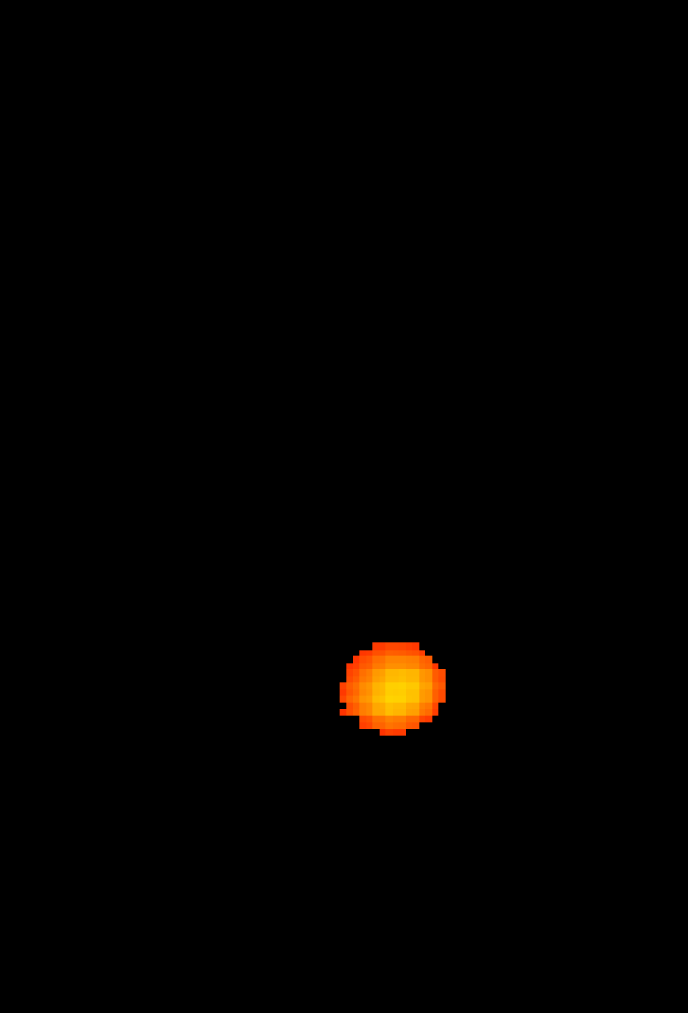
#> input picture ImageProcessing PaxeraHealth/image.png, 2063 x 3039 px (shown at 1/3 size)
$ python paxera.py
#> lines starting #> are read from the running program, lines starting #| are printed output that depends on the picture
import cv2
import numpy as np
import matplotlib.pyplot as plt
from PIL import ImageFilter, Image
import PIL


import numpy as np
#img = cv2.imread('C:\\Users\\M.Essam\\Desktop\\Heatmaps1\\30690\\ben_rcc.png')
from matplotlib import cm

import scipy.fftpack as fp
import scipy.signal as signal


#im = rgb2gray(imread('C:\\Users\\M.Essam\\Desktop\\Heatmaps1\\30690\\ben_lmlo.png'))

def trying(img):
    # Reading the input image
    #img = cv2.imread('C:\\Users\\M.Essam\\Desktop\\Heatmaps\\32353\\mal_lcc.png', 0)

    # Taking a matrix of size 5 as the kernel
    kernel = np.ones((150, 150), np.uint8)

    # The first parameter is the original image,
    # kernel is the matrix with which image is
    # convolved and third parameter is the number
    # of iterations, which will determine how much
    # you want to erode/dilate a given image.
    img_dilation = cv2.dilate(img, kernel, iterations=10)
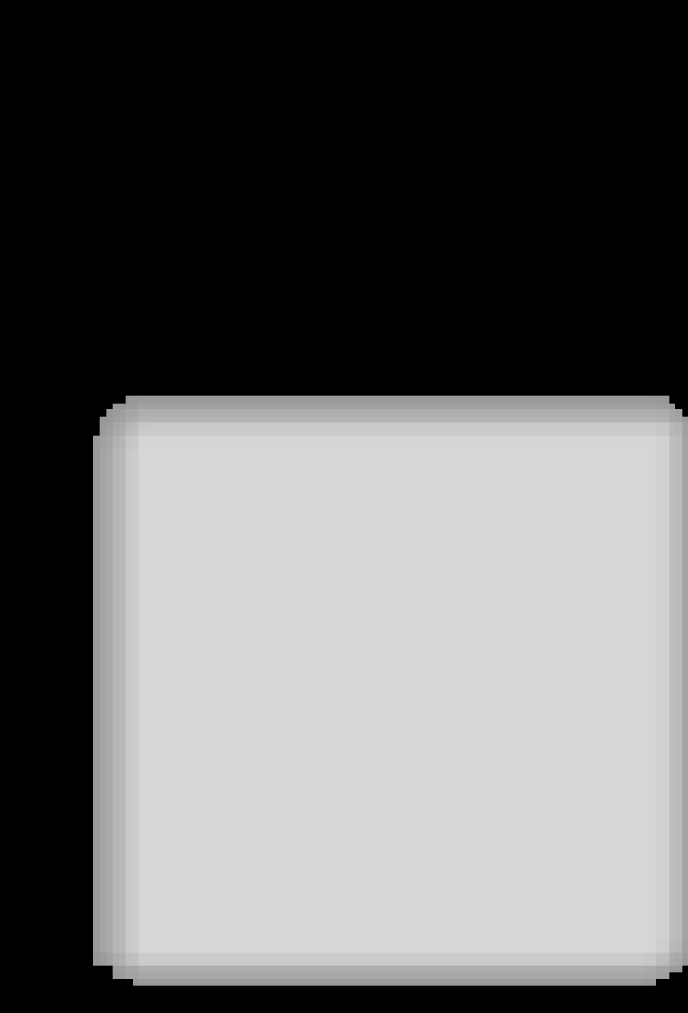
#> img_dilation: shape (3039, 2063) (shown at 1/3 size); min 0, max 215, mean 103.8
    img_erosion = cv2.erode(img_dilation, kernel, iterations=10)
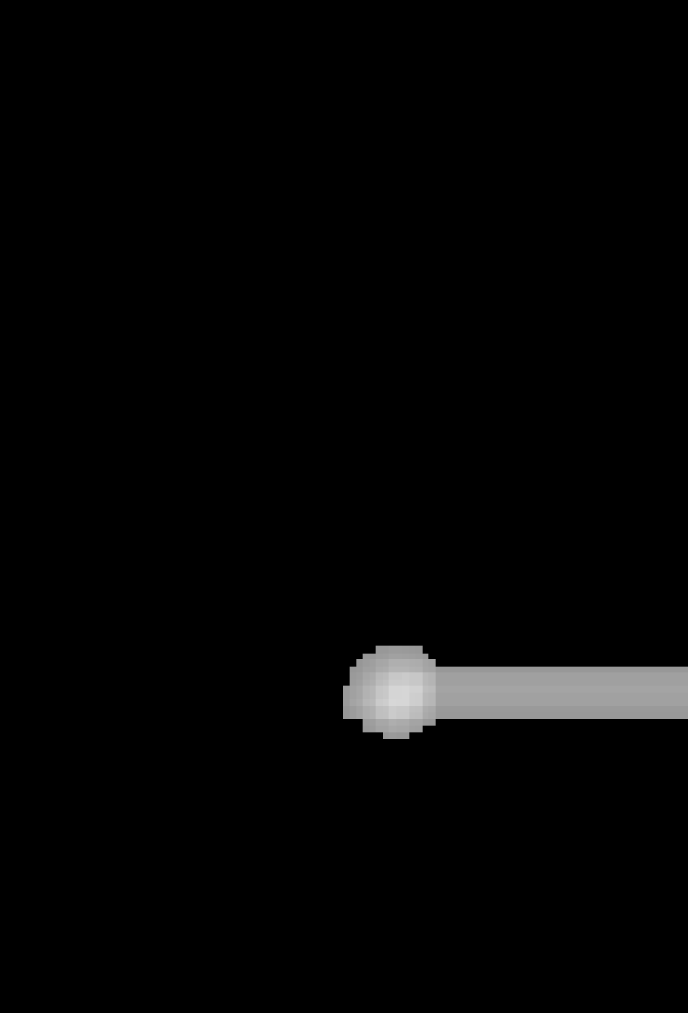
#> img_erosion: shape (3039, 2063) (shown at 1/3 size); min 0, max 215, mean 4.8


    return img_erosion


plt.figure()
plt.subplot(321)

img = cv2.imread('image.png', 0)
plt.imshow(img)

erosion = trying(img)
plt.subplot(322)
plt.imshow(erosion)
img = PIL.Image.fromarray(erosion)

#img = Image.open("image.png")

img = img.convert( "RGBA" )
#> img: PIL image 2063x3039 RGBA
img=img.filter(ImageFilter.BLUR)
img=img.filter(ImageFilter.SHARPEN)

img=img.filter(ImageFilter.SMOOTH_MORE)
img = img.filter(ImageFilter.EDGE_ENHANCE_MORE)
img = np.array(img)


plt.subplot(323)
plt.imshow(img)
plt.show()
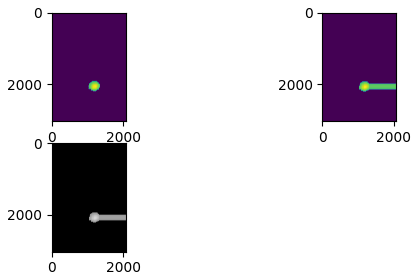
#> figure drawn by matplotlib, 3 panels

$ run again, with ImageProcessing PaxeraHealth/Heatmaps1/30690/ben_rcc.png copied over ImageProcessing PaxeraHealth/image.png
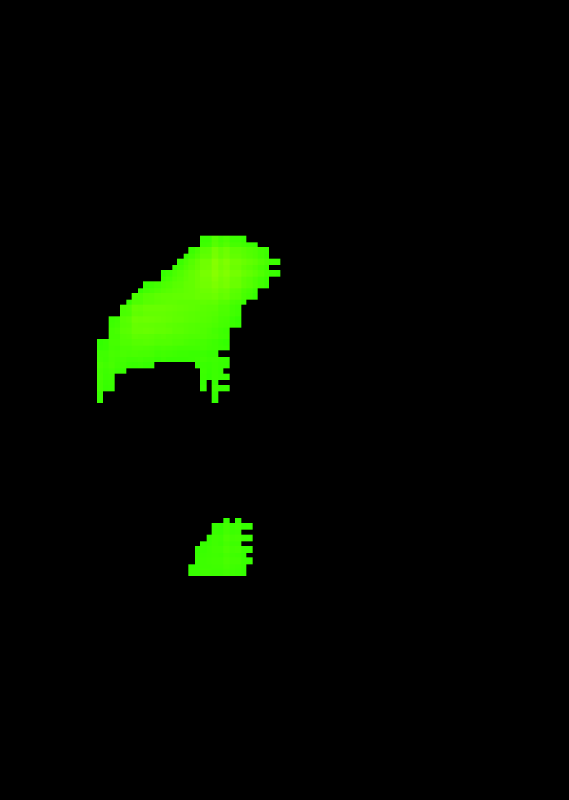
#> input picture ImageProcessing PaxeraHealth/Heatmaps1/30690/ben_rcc.png, 1705 x 2398 px (shown at 1/3 size)
#> in trying, `img_dilation = cv2.dilate(img, kernel, iterations=10)`:
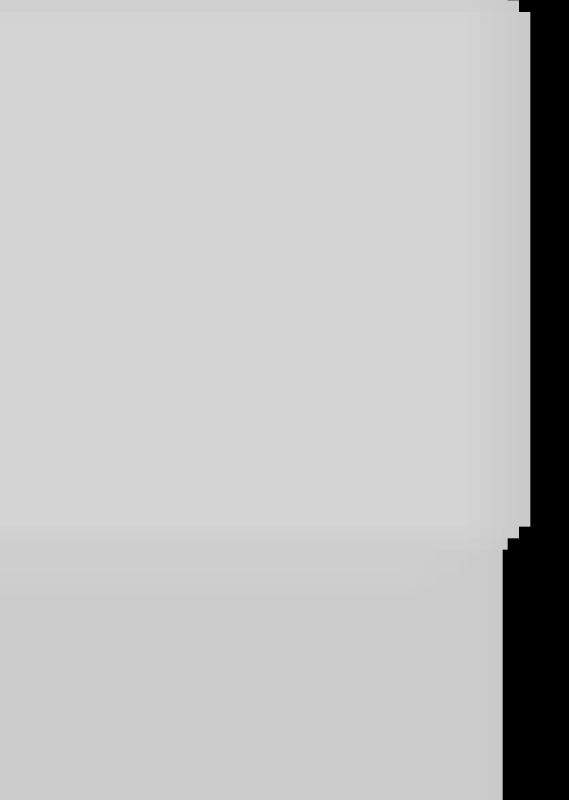
#> img_dilation: shape (2398, 1705) (shown at 1/3 size); min 0, max 212, mean 191.4
#> `plt.show()`:
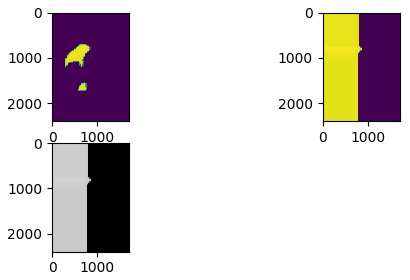
#> figure drawn by matplotlib, 3 panels
